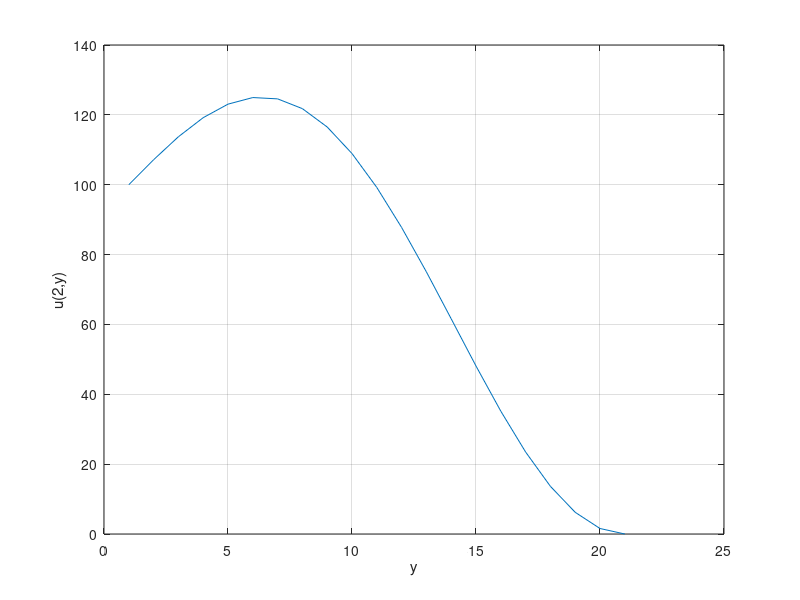
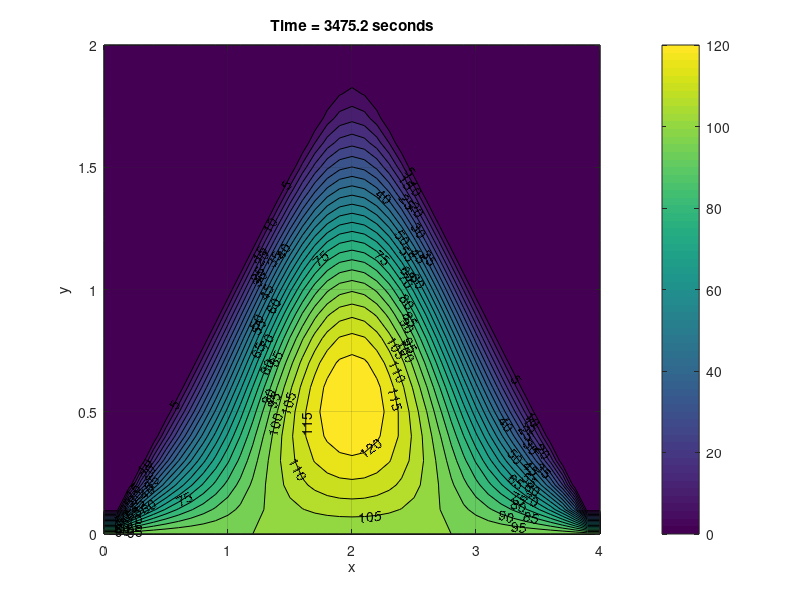

The MATLAB script that drew these images, in order:
clc
clear all
close all

Lx = 4;
Ly = 2;
h = 0.1;
M = 41;
N = 21;
u = zeros(M,N);
u(:,1) = 100;
for i = 2:21
    for j = 2:N-(22-i)
        u(i,j) = 200;
    end
end
for i = 22:M-1
    for j = 2:N-(i-20)
        u(i,j) = 200;
    end
end

c = 56.4*10^(-6);
r = 0.1;
dt = r*h^2/c;

unext = u;
TIME = 0;
while max(max(u))>125
    for i = 2:21
        for j = 2:N-(22-i)
            unext(i,j) = (1-4*r) * u(i,j) + r*(u(i,j+1)+u(i,j-1)+u(i+1,j)+u(i-1,j));
        end
    end
    for i = 22:M-1
        for j = 2:N-(i-20)
            unext(i,j) = (1-4*r) * u(i,j) + r*(u(i,j+1)+u(i,j-1)+u(i+1,j)+u(i-1,j));
        end
    end
    u = unext;
    TIME = TIME + dt;
end
figure(1)
plot((1:21),u(21,:)); grid on; xlabel('y'), ylabel('u(2,y)')
u(21,11)
str = ['Time = ',num2str(TIME,'%8.1f'),' seconds'];
uphysical = u';
uphysical = uphysical(end:-1:1,:);
figure(2)
[X,Y]=meshgrid(0:h:Lx,Ly:-h:0);
[p,q]=contourf(X,Y,uphysical,[0:5:125]);
title(str)
grid on, clabel(p,q), colorbar, xlabel('x'), ylabel('y')